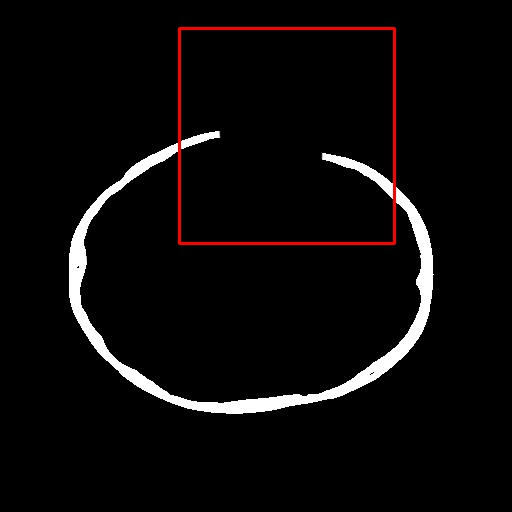
#> input picture project_cv2/test_validation_result/pos-100.JPG.jpg, 512 x 512 px, given as the content of the folder ./test_validation/, which was not available
$ python machine_learning.py   (Python 2 division)
#> lines starting #> are read from the running program, lines starting #| are printed output that depends on the picture; after the words box and inside, x2 and y2 are one past the last pixel; in counts of white or black regions, pixels touching at a corner belong together; pictures that were not available may be replaced by others from this repository, and a replacement may not be noted
import os

import numpy as np
import cv2
from matplotlib import pyplot

Path = "./test_validation/"
for dirname, dirnames, filenames in os.walk(Path):
    for filename in filenames:
        print filename
        hall_cascade = cv2.CascadeClassifier('cascade.xml')
        img = cv2.imread(os.path.join(dirname, filename))
#> img is the input picture: shape (512, 512, 3); mean B, G, R 9.5, 9.6, 11.8
        gray = cv2.cvtColor(img, cv2.COLOR_BGR2GRAY)

        faces = hall_cascade.detectMultiScale(gray, 1.3, 5)
#> faces = [[176, 27, 209, 209]]
        for (x,y,w,h) in faces:
            print x , y
            cv2.rectangle(img,(x,y),(x+w,y+h),(255,0,0),2)
            roi_gray = gray[y:y+h, x:x+w]
            roi_color = img[y:y+h, x:x+w]
#> this loop made 1 pass
#| 176 27
#> pass 1, `roi_gray = gray[y:y+h, x:x+w]`:
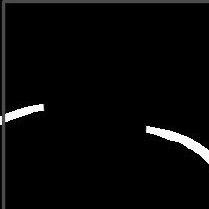
#> roi_gray: shape (209, 209); min 0, max 255, mean 7.9
#> pass 1, `roi_color = img[y:y+h, x:x+w]`:
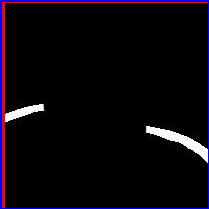
#> roi_color: shape (209, 209, 3); mean B, G, R 12.9, 5.7, 9.9
#> after the loop:
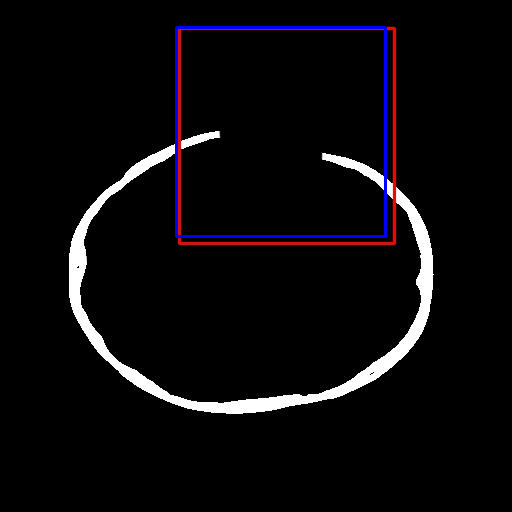
#> img: shape (512, 512, 3); 0.96% of pixels changed, all inside (x1, y1, x2, y2) = (175, 26, 387, 238)

        cv2.imshow('img', img)
        cv2.waitKey(0)

        pyplot.imsave('./test_validation_result/%s.jpg' %filename, img, cmap=pyplot.cm.bone)
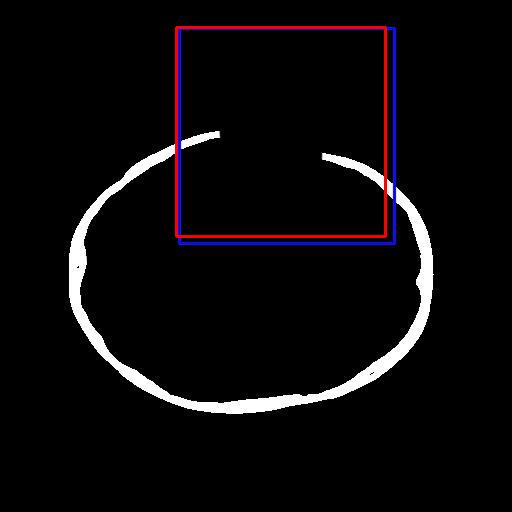
#> saved as pos-100.JPG.jpg.jpg: shape (512, 512, 3); mean R, G, B 11.9, 9.7, 11.5
        print(roi_gray)
#> (printed output is left out)

$ run again, on project_cv2/test_validation_result/pos-104.JPG.jpg
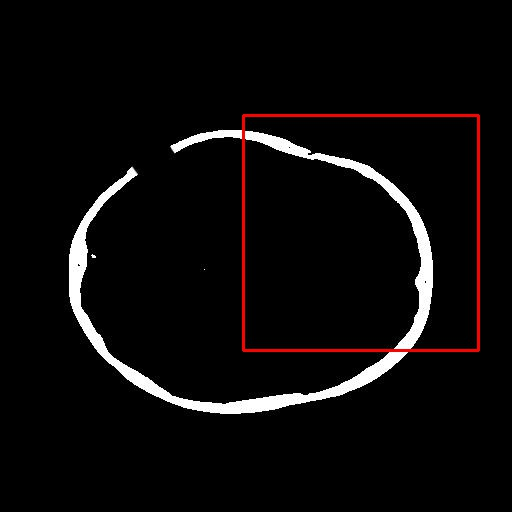
#> input picture project_cv2/test_validation_result/pos-104.JPG.jpg, 512 x 512 px, given as the content of the folder ./test_validation/, which was not available
#> img is the input picture: shape (512, 512, 3); mean B, G, R 9.9, 10, 12.5
#> faces = [[431, 247, 57, 57], [58, 58, 218, 218], [239, 107, 248, 248]]
#> the loop `for (x,y,w,h) in faces:` made 3 passes
#> (printed output is left out)
#> after the loop `for (x,y,w,h) in faces:`:
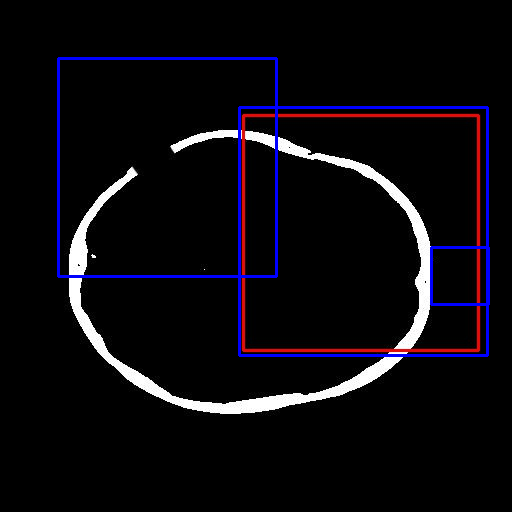
#> img: shape (512, 512, 3); 2.33% of pixels changed, all inside (x1, y1, x2, y2) = (57, 57, 490, 357)
#> `pyplot.imsave('./test_validation_result/%s.jpg' %filename, img, cmap=p..`:
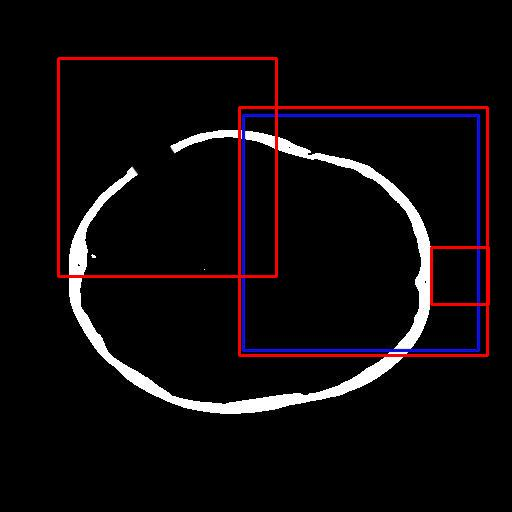
#> saved as pos-104.JPG.jpg.jpg: shape (512, 512, 3); mean R, G, B 15.7, 10.2, 12.7
#> (printed output is left out)
